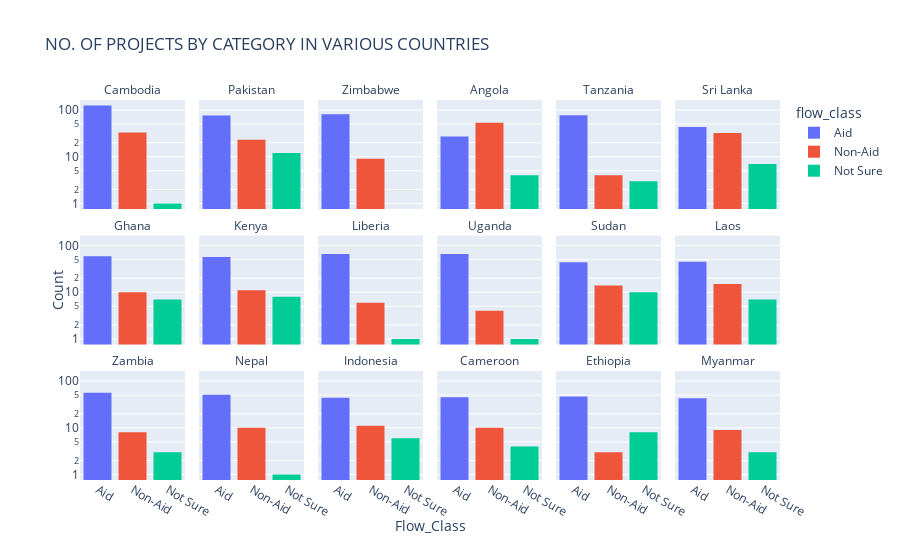

Notebook code for this chart:
### Markdown cell above
### Bar Chart 1

### Code cell
ms_c = ms_dp.sort_values(by=['project_count'], ascending=False)
ms_c = ms_c.loc[ms_c['country'].isin(['Pakistan','Cambodia','Zimbabwe','Angola','Tanzania','Sri Lanka','Ghana','Kenya',
                                      'Liberia','Uganda','Sudan','Laos','Zambia','Nepal','Indonesia', 'Ethiopia', 'Myanmar','Cameroon'])]

ms_c
fig = px.histogram(ms_c, x = 'flow_class', title = 'NO. OF PROJECTS BY CATEGORY IN VARIOUS COUNTRIES', color ='flow_class', facet_col ='country',facet_col_wrap=6, log_y=True )
fig.for_each_annotation(lambda a: a.update(text=a.text.split("=")[-1]))

for axis in fig.layout:
    if type(fig.layout[axis]) == go.layout.YAxis:
        fig.layout[axis].title.text = ''
        
for axis in fig.layout:
    if type(fig.layout[axis]) == go.layout.XAxis:
        fig.layout[axis].title.text = ''
        
fig.update_layout(
    
    # keep the original annotations and add a list of new annotations:
    annotations = list(fig.layout.annotations) + [
        dict(
            x=0.5,
            y=-0.15,
            font=dict(
                size=14
            ),
            showarrow=False,
            text="Flow_Class",
            xref="paper",
            yref="paper"
        ),
        dict(
            x=-0.05,
            y=0.5,
            font=dict(
                size=14
            ),
            showarrow=False,
            text="Count",
            textangle=-90,
            xref="paper",
            yref="paper"
        )
    ]
)

fig.show()
